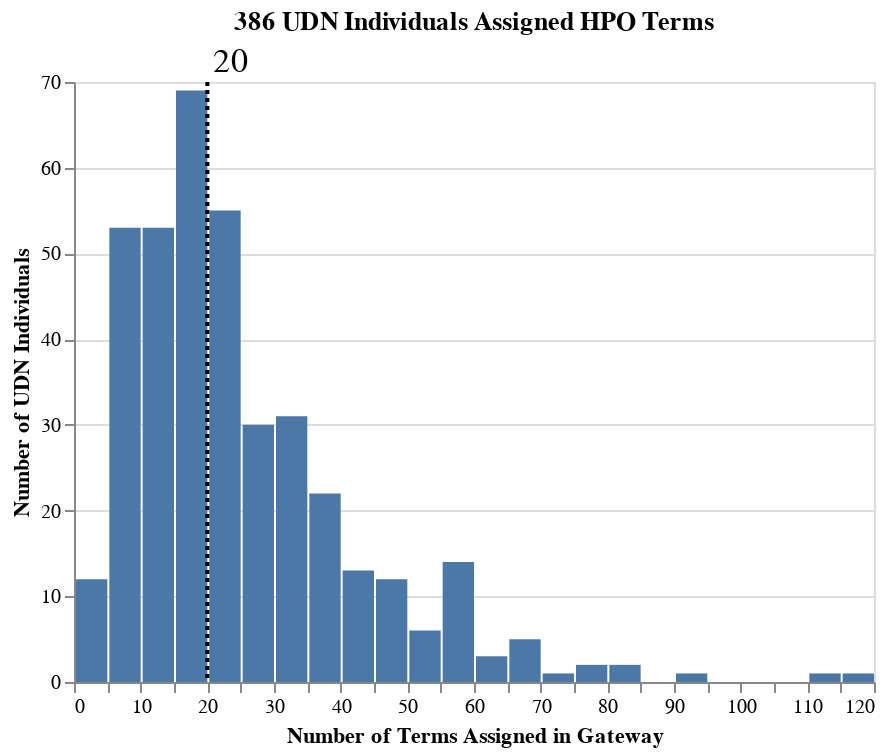

The notebook cell this image was saved under:
### Code cell
base = alt.Chart(df, title=str(len(patient_ids)) + ' UDN Individuals Assigned HPO Terms')

bar = base.mark_bar().encode(
    x=alt.X('Number_Gateway_Terms:Q', title='Number of Terms Assigned in Gateway',bin =alt.BinParams(maxbins=50)),#steps = [1,2,3,4,5,6,7,8,9,10,11])),

    y=alt.Y('count()', title='Number of UDN Individuals'),
    #color=alt.Color('VariationType:N',scale=alt.Scale(scheme='paired'), sort=['singleton', 'duo', 'trio', 'quad', 'quintent', 'sextet']),
   # tooltip = ['PatientID:N', 'count()', 'human_highest_rank']
)#.interactive()

rule = base.mark_rule(color='black', strokeWidth=2, strokeDash=[2,2]).encode(
    x='median(Number_Gateway_Terms):Q',
    tooltip=['median(Number_Gateway_Terms):Q']
)


text = base.mark_text(
    align='left',
    baseline='middle',
    dx=3,
    color='black',
    size=17
).encode(
    y=alt.value(-10),
    x=alt.X('median(Number_Gateway_Terms):Q'), 
    text='median(Number_Gateway_Terms):Q'
)

term_distrib = alt.layer(bar,text, rule).properties(height=300 , width=400)
term_distrib

### Figure 1 — Vega-Lite specification as saved in the notebook (floating-point values rounded to 4 significant figures; data arrays with more than 128 entries replaced by an {"elided": "..."} marker saying what was removed)
{"config": {"view": {"continuousWidth": 300, "continuousHeight": 300}}, "layer": [{"mark": {"type": "bar"}, "encoding": {"x": {"bin": {"maxbins": 50}, "field": "Number_Gateway_Terms", "title": "Number of Terms Assigned in Gateway", "type": "quantitative"}, "y": {"aggregate": "count", "title": "Number of UDN Individuals", "type": "quantitative"}}, "title": "386 UDN Individuals Assigned HPO Terms"}, {"mark": {"type": "text", "align": "left", "baseline": "middle", "color": "black", "dx": 3, "size": 17}, "encoding": {"text": {"aggregate": "median", "field": "Number_Gateway_Terms", "type": "quantitative"}, "x": {"aggregate": "median", "field": "Number_Gateway_Terms", "type": "quantitative"}, "y": {"value": -10}}, "title": "386 UDN Individuals Assigned HPO Terms"}, {"mark": {"type": "rule", "color": "black", "strokeDash": [2, 2], "strokeWidth": 2}, "encoding": {"tooltip": [{"aggregate": "median", "field": "Number_Gateway_Terms", "type": "quantitative"}], "x": {"aggregate": "median", "field": "Number_Gateway_Terms", "type": "quantitative"}}, "title": "386 UDN Individuals Assigned HPO Terms"}], "data": {"name": "data-46fd7f649133fdec6ea1c67f4669de7a"}, "height": 300, "width": 400, "$schema": "https://vega.github.io/schema/vega-lite/v5.17.0.json", "datasets": {"data-46fd7f649133fdec6ea1c67f4669de7a": {"elided": "386 records"}}}
